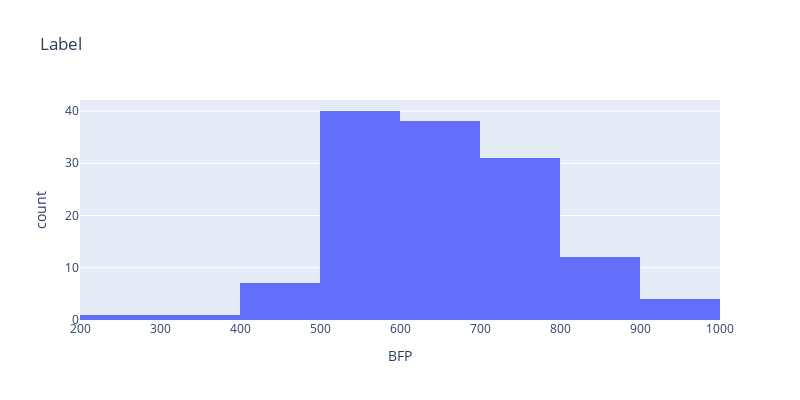

Source (notebook cell):
### Markdown cell above
#### 3. Data Visualization

### Code cell
import plotly.express as px

fig = px.histogram(dataset, x="BFP" , nbins=10, title="Label", width=800, height=400)
fig.show()

### Figure 1 — Plotly figure (JSON) as saved in the notebook; plotly's stock layout.template omitted (floating-point values rounded to 4 significant figures; data arrays with more than 128 entries replaced by an {"elided": "..."} marker saying what was removed)
{"data": [{"alignmentgroup": "True", "bingroup": "x", "hovertemplate": "BFP=%{x}<br>count=%{y}<extra></extra>", "legendgroup": "", "marker": {"color": "#636efa", "pattern": {"shape": ""}}, "name": "", "nbinsx": 10, "offsetgroup": "", "orientation": "v", "showlegend": false, "type": "histogram", "x": {"elided": "134 float values"}, "xaxis": "x", "yaxis": "y"}], "layout": {"barmode": "relative", "height": 400, "legend": {"tracegroupgap": 0}, "title": {"text": "Label"}, "width": 800, "xaxis": {"anchor": "y", "domain": [0, 1], "title": {"text": "BFP"}}, "yaxis": {"anchor": "x", "domain": [0, 1], "title": {"text": "count"}}}}
